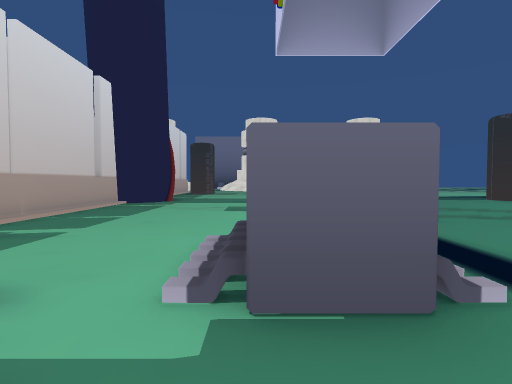
View 1 (above)

24 first-person views from a walk through a Unity game level. The camera is 1.4 m above the floor, tilts 2° down and sees 80° across. The floor is counted in squares, 2 m on a side. Each view is taken from the middle of a square. On the plan, view 1 faces up. The plan holds only what a view shows up to about 10 squares ahead; the rest is blank. The place goes on beyond the plan. The player character is not drawn. Door leaves are left out, so doorways stand open. Some surface patterns are stand-ins.

View 2
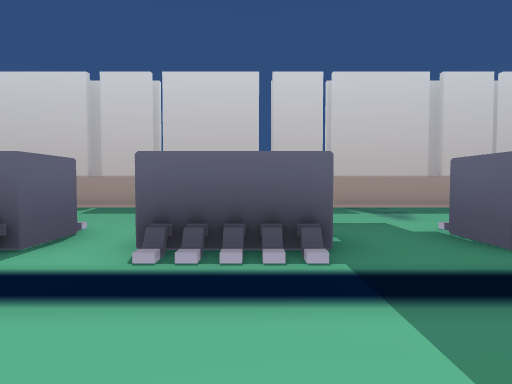

View 3
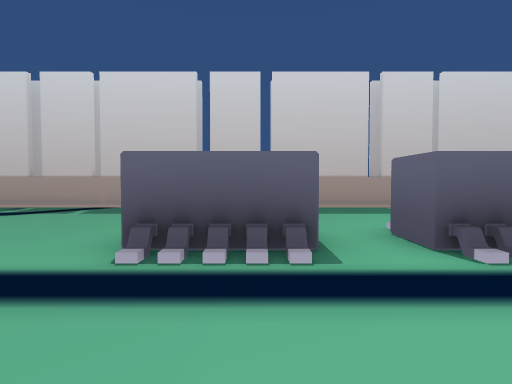

View 4
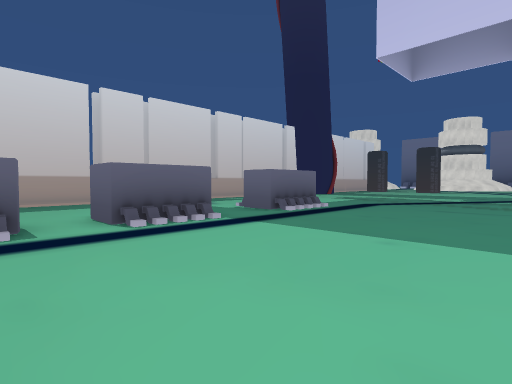

View 5
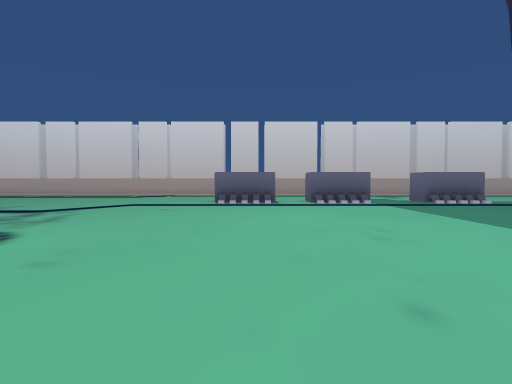

View 6
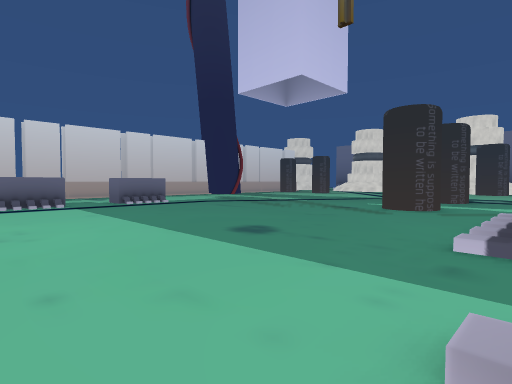

View 7
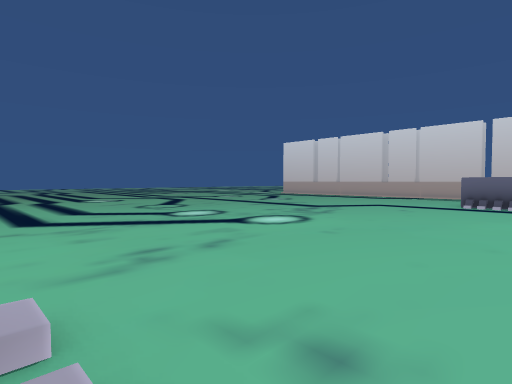

View 8
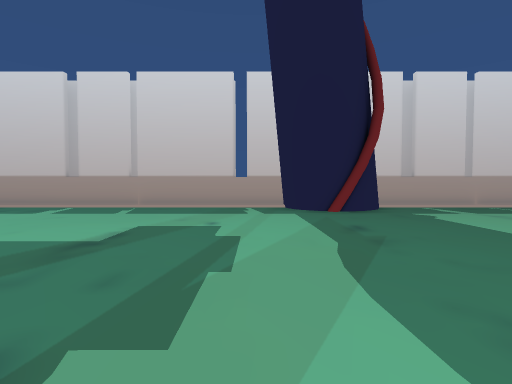

View 9
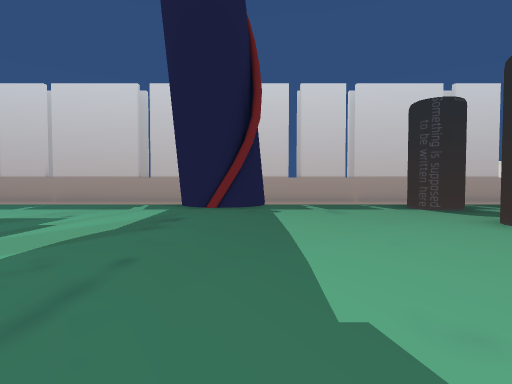

View 10
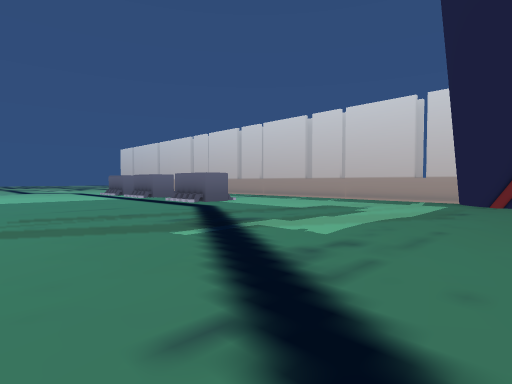

View 11
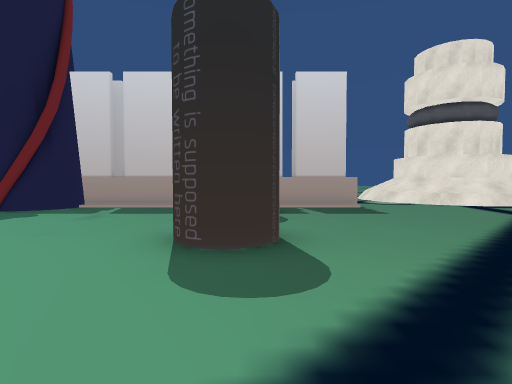

View 12
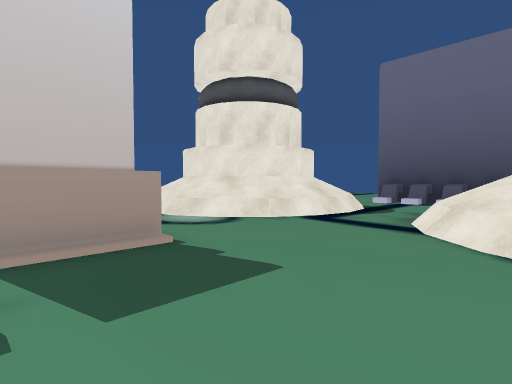

View 13
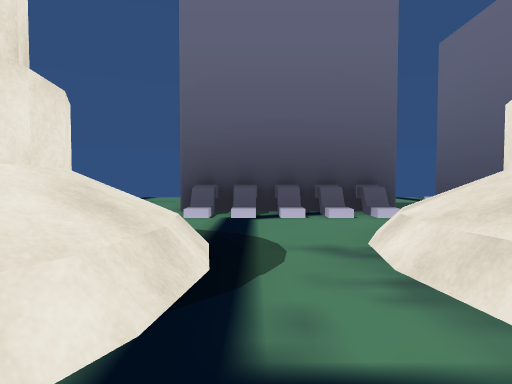

View 14
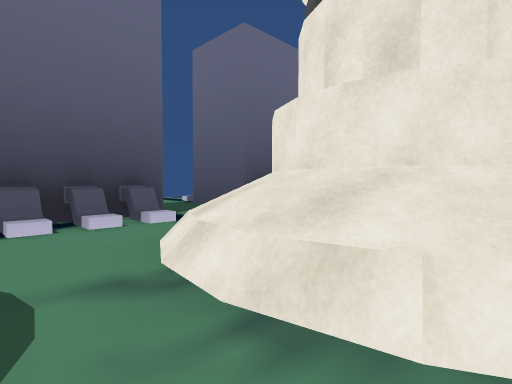

View 15
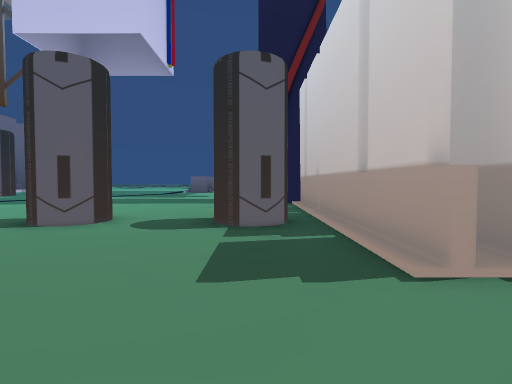

View 16
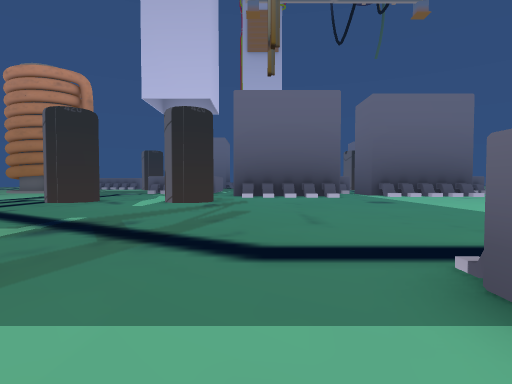

View 17
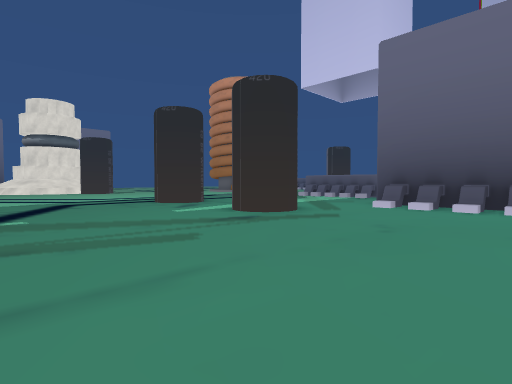

View 18
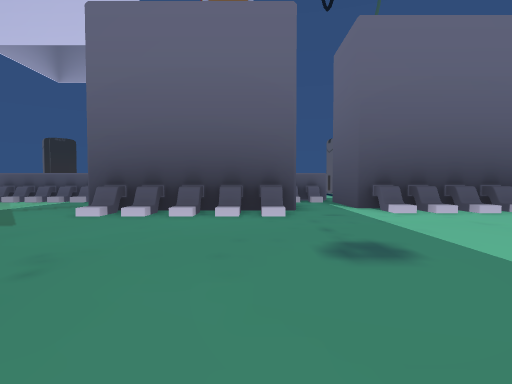

View 19
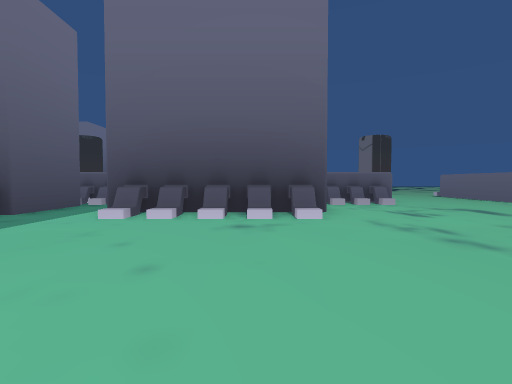

View 20
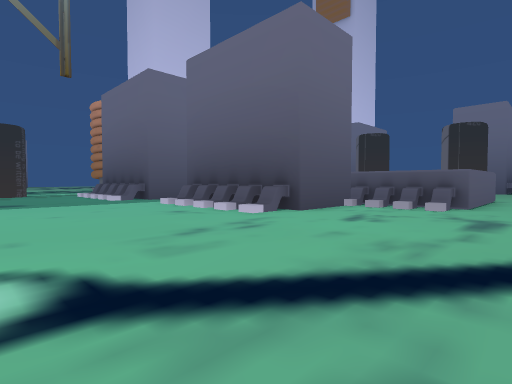

View 21
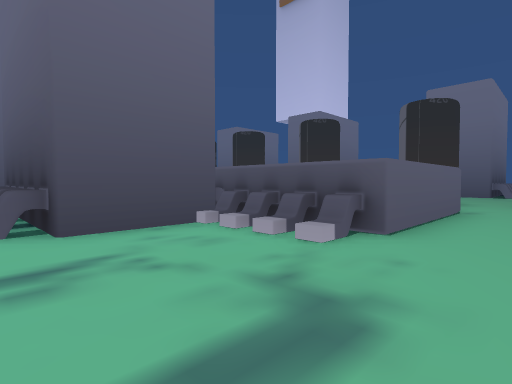

View 22
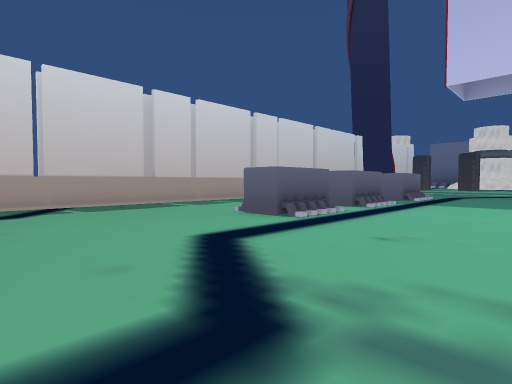

View 23
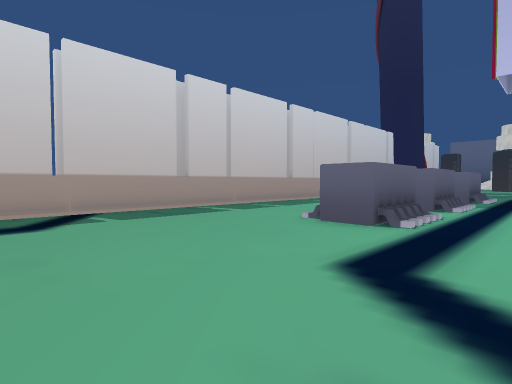

View 24
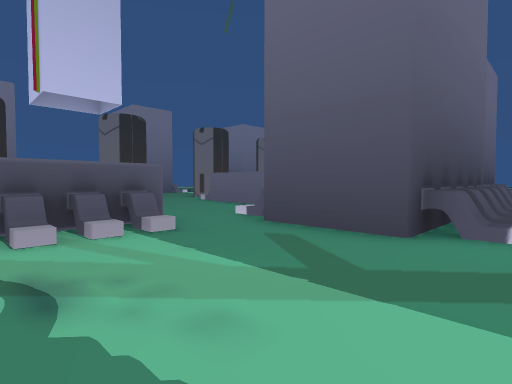

### Floor plan
Key: @ floor where view 1 was taken; # wall or solid block; . main floor; : floor 0.25 m higher than the main floor; / step, stairs or slope; D open door; ^ raised ledge; O other object.
Columns run from 5 left of view 1 to 25 right of it. Each row starts with its distance up from view 1.
 31      ..#
 30      ..#
 29 #####. #
 28 /////
 27 ....
 26 ^..^^
 25 ^..^#
 24 ^..^#
 23 ^..^#
 22 ....^
 21 ......
 20 .......
 19 ##......
 18 ##.......
 17  #O..O....
 16  #O..#...
 15  #.......
 14  #..........
 13  #...........
 12  #............#
 11  ##...........#O
 10  #.............. ..../#
  9  #.................../#
  8  #............##...../#
  7  #............O#........
  6  #.................##.....
  5  #................####....
  4  #................##    ..
  3  #...OO............#   ###
  2  #...OO...........###DD
  1  #.................##/D
  0  #  .@.............../
 -1  #...OO.........../###
 -2  #...OO.........../#
 -3  #................/#
 -4  #...OO.........../#
 -5  #...OO...........:###^
 -6  #.................../#
 -7  #.................../#     O
 -8  #.................../#####....
 -9  #.............................
-10  #......................

Where each view was taken, in squares from view 1:
view 1: 0 up, 0 right, facing up
view 2: 1 down, 4 right, facing left
view 3: 4 down, 4 right, facing left
view 4: 4 down, 6 right, facing up-left
view 5: 4 down, 11 right, facing left
view 6: 3 down, 13 right, facing up-left
view 7: 3 down, 13 right, facing down-left
view 8: 9 up, 4 right, facing left
view 9: 12 up, 5 right, facing left
view 10: 12 up, 7 right, facing down-left
view 11: 17 up, 4 right, facing left
view 12: 18 up, 1 left, facing up-left
view 13: 22 up, 4 left, facing up
view 14: 23 up, 4 left, facing up-right
view 15: 22 up, 3 left, facing down
view 16: 5 up, 1 left, facing right
view 17: 2 up, 4 right, facing up-right
view 18: 2 up, 6 right, facing right
view 19: 4 down, 7 right, facing right
view 20: 10 down, 8 right, facing up-right
view 21: 10 down, 13 right, facing up-right
view 22: 10 down, 5 right, facing up-left
view 23: 10 down, 3 right, facing up-left
view 24: 10 up, 12 right, facing down-right
